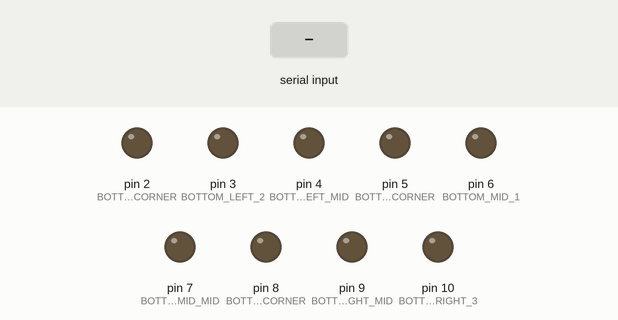
A sketch run on a simulated Arduino Uno, built with avr-gcc and run on an emulated ATmega328P. Shown: output pins drawn as LEDs (lit = HIGH). Inputs (shaded band) come from the test bench.

Above: at 1.2 s.
1.3 s: "30,150,10\n" received over Serial
At 2.7 s:
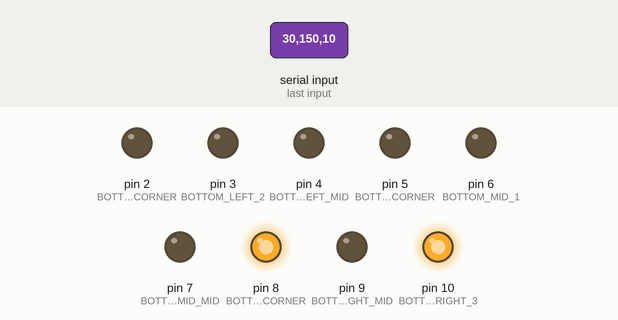
3.8 s: "8\n" received over Serial
At 5.5 s:
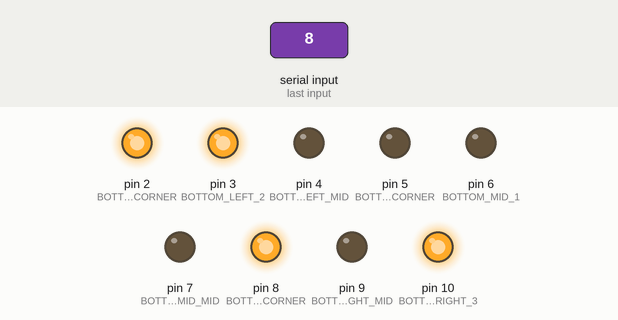
6.3 s: "9\n" received over Serial
At 8.5 s:
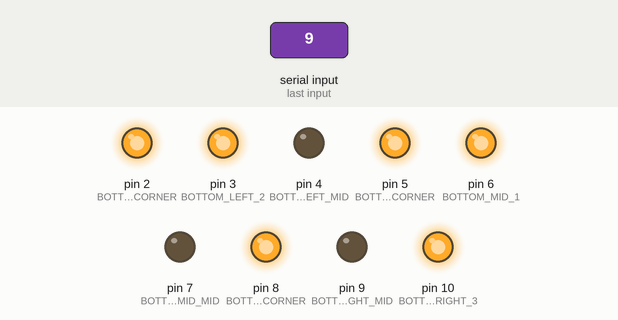
8.8 s: "33\n" received over Serial
At 9.8 s:
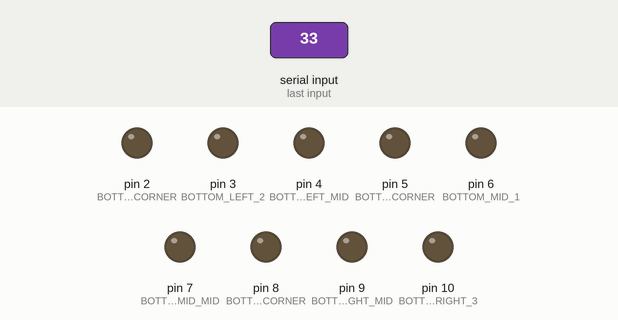
10.3 s: "8\n" received over Serial
At 11.6 s:
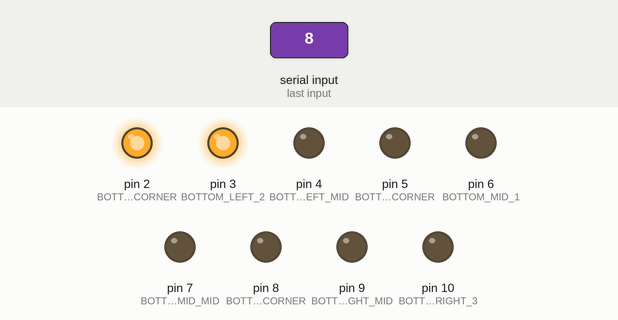
12.8 s: "90,45,200,10\n" received over Serial
At 15.2 s:
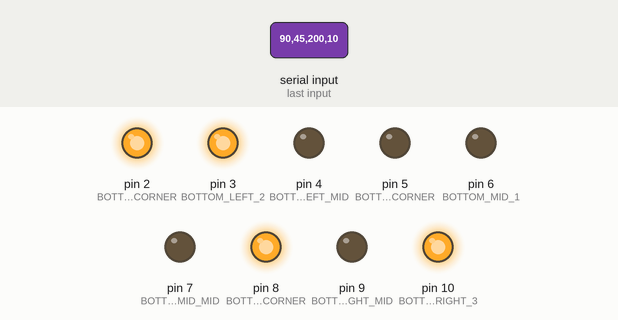
Timing chart, 0 to 16.3 s (numbered marks = the images above; inputs shaded):
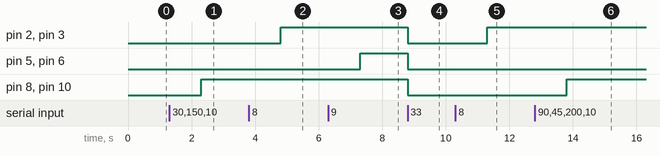

The sketch:

SLAVE3.ino
```cpp
int lamb;
int player;
#define BOTTOM_LEFT_CORNER 2
#define BOTTOM_LEFT_2 3
#define BOTTOM_LEFT_MID 4

#define BOTTOM_RIGHT_MID 9
#define BOTTOM_RIGHT_CORNER 8
#define BOTTOM_RIGHT_3 10

#define BOTTOM_MID_1 6
#define BOTTOM_MID_MID 7
#define BOTTOM_MID_CORNER 5

void setup()
{
  Serial.begin(9600);
  pinMode(BOTTOM_LEFT_CORNER, OUTPUT);
  pinMode(BOTTOM_LEFT_2, OUTPUT);
  pinMode(BOTTOM_LEFT_MID, OUTPUT);
  pinMode(BOTTOM_RIGHT_MID, OUTPUT);
  pinMode(BOTTOM_RIGHT_CORNER, OUTPUT);
  pinMode(BOTTOM_RIGHT_3, OUTPUT);
  pinMode(BOTTOM_MID_1, OUTPUT);
  pinMode(BOTTOM_MID_MID, OUTPUT);
  pinMode(BOTTOM_MID_CORNER, OUTPUT);
}


void loop()
{
if (Serial.available() > 0)
  {
    lamb = Serial.parseInt();
    Serial.flush();
    if (lamb == 8)
    {
      player = Serial.parseInt();
      //Serial.println(player);
      if (player == 11)
      {
         digitalWrite(BOTTOM_LEFT_MID, HIGH);
         digitalWrite(BOTTOM_LEFT_CORNER, HIGH);
      }
      else
      {
         digitalWrite(BOTTOM_LEFT_CORNER, HIGH);
         digitalWrite(BOTTOM_LEFT_2, HIGH);
      }
    }
    else if (lamb == 9)
    {
      player = Serial.parseInt();
      //Serial.println(player);
      if (player == 11)
      {
         digitalWrite(BOTTOM_MID_CORNER, HIGH);
         digitalWrite(BOTTOM_MID_MID, HIGH);
      }
      else
      {
         digitalWrite(BOTTOM_MID_CORNER, HIGH);
         digitalWrite(BOTTOM_MID_1, HIGH);
      }
    }
 	else if (lamb == 10)
    {
      player = Serial.parseInt();
      //Serial.println(player);
      if (player == 11)
      {
         digitalWrite(BOTTOM_RIGHT_CORNER, HIGH);
         digitalWrite(BOTTOM_RIGHT_MID, HIGH);
      }
      else
      {
         digitalWrite(BOTTOM_RIGHT_CORNER, HIGH);
         digitalWrite(BOTTOM_RIGHT_3, HIGH);
      }
    }
	else if (lamb == 33)
    {
         digitalWrite(BOTTOM_LEFT_CORNER, LOW);
         digitalWrite(BOTTOM_LEFT_2, LOW);
         digitalWrite(BOTTOM_LEFT_MID, LOW);
         digitalWrite(BOTTOM_MID_1, LOW);
         digitalWrite(BOTTOM_MID_MID, LOW);
         digitalWrite(BOTTOM_MID_CORNER, LOW);
         digitalWrite(BOTTOM_RIGHT_MID, LOW);
         digitalWrite(BOTTOM_RIGHT_CORNER, LOW);
         digitalWrite(BOTTOM_RIGHT_3, LOW);
    }
  }
  //delay (1000);
}
```

Measured:
- after the input at 1.3 s, pin 8 (BOTTOM_RIGHT_CORNER), pin 10 (BOTTOM_RIGHT_3): LOW → HIGH after 1.0 s
- after the input at 3.8 s, pin 2 (BOTTOM_LEFT_CORNER), pin 3 (BOTTOM_LEFT_2): LOW → HIGH after 1.0 s
- after the input at 6.3 s, pin 5 (BOTTOM_MID_CORNER), pin 6 (BOTTOM_MID_1): LOW → HIGH after 1.0 s
- after the input at 8.8 s, pin 2 (BOTTOM_LEFT_CORNER), pin 3 (BOTTOM_LEFT_2), pin 5 (BOTTOM_MID_CORNER), pin 6 (BOTTOM_MID_1), pin 8 (BOTTOM_RIGHT_CORNER), pin 10 (BOTTOM_RIGHT_3): HIGH → LOW at once
- after the input at 10.3 s, pin 2 (BOTTOM_LEFT_CORNER), pin 3 (BOTTOM_LEFT_2): LOW → HIGH after 1.0 s
- after the input at 12.8 s, pin 8 (BOTTOM_RIGHT_CORNER), pin 10 (BOTTOM_RIGHT_3): LOW → HIGH after 1.0 s
